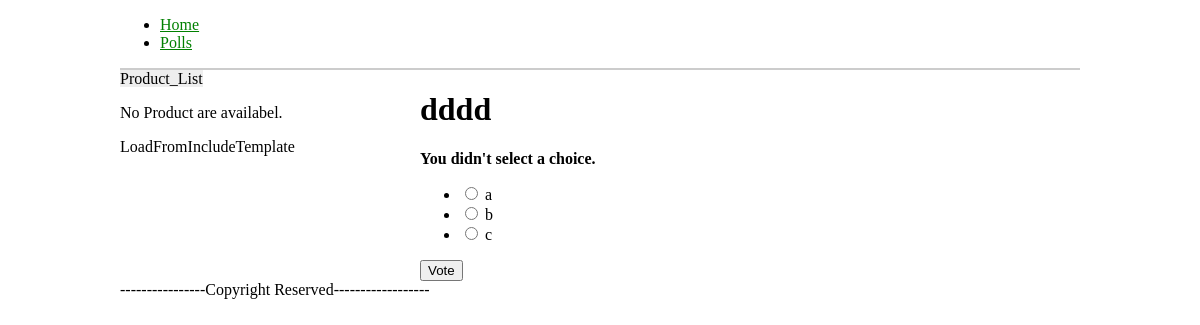
The page /polls/4/vote/ on the database its author committed.
### polls/models.py (models this page shows, shortened)
class Poll(models.Model):
    question=models.CharField(max_length=200)
    pub_date=models.DateTimeField("date published")
    def was_published_recently(self):
        return timezone.now()>self.pub_date>=timezone.now()-datetime.timedelta(days=1)
    was_published_recently.admin_order_fied='pub_date'
    was_published_recently.boolean=True
    was_published_recently.short_description="Published recently?"

class Choice(models.Model):
    poll=models.ForeignKey(Poll)
    choice_text=models.CharField(max_length=200)
    votes=models.IntegerField(default=0)

### polls/views.py (the view)
# urls.py: ,url(r'^(?P<poll_id>\d+)/vote/$',views.vote,name='vote')
def vote(request,poll_id):
    p=get_object_or_404(Poll,pk=poll_id)
    try:
        selected_choice=p.choice_set.get(pk=request.POST['choice'])
    except(KeyError,Choice.DoesNotExist):
        return render(request,'polls/detail.html',{'poll':p,'error_message':"You didn't select a choice."})
    else:
        selected_choice.votes+=1
        selected_choice.save()
    return HttpResponseRedirect(reverse('polls:results',args=(p.id,)))

### polls/templates/polls/detail.html (shortened to what this page needs)
{%extends 'base.html'%}
{%block content%}
<h1>{{poll.question}}</h1>
{%if error_message%}<p><strong>{{error_message}}</strong></p>{%endif%}
<form action="{%url 'polls:vote' poll.id %}" method="post">
<ul>
{%for choice in poll.choice_set.all%}
<li> <input type="radio" name="choice" id="choice{{forloop.counter}}"
	value="{{choice.id}}"/> <label for="choice{{forloop.counter}}"
	> {{choice.choice_text}}</label></li>
{%endfor%}
</ul>
<input type="submit" value="Vote"/>
</form>
{%endblock%}

### rows shown on the page
Poll: question "dddd"
Choice: choice_text "a"
Choice: choice_text "b"
Choice: choice_text "c"

### other values the page prints
{{ error_message }} "You didn't select a choice."
